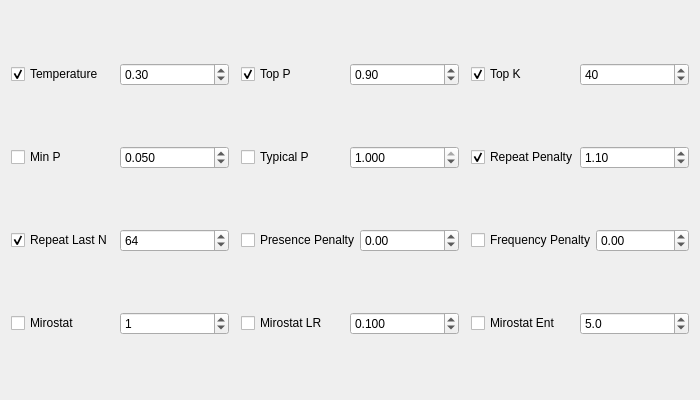
             <widget class="QWidget" name="sampling_scroll_content">
              <property name="geometry">
               <rect>
                <x>0</x>
                <y>0</y>
                <width>700</width>
                <height>400</height>
               </rect>
              </property>
              <layout class="QGridLayout" name="temp_group_layout">
               <property name="horizontalSpacing">
                <number>12</number>
               </property>
               <property name="verticalSpacing">
                <number>8</number>
               </property>
           <item row="0" column="0">
            <layout class="QHBoxLayout" name="temperature_layout">
             <item>
              <widget class="QCheckBox" name="enable_temperature_checkbox">
               <property name="toolTip">
                <string
                                                                                >Controls randomness. Lower values are more deterministic, higher values are more creative.
Typical range: 0.1-0.4</string>
               </property>
               <property name="text">
                <string>Temperature</string>
               </property>
               <property name="checked">
                <bool>true</bool>
               </property>
              </widget>
             </item>
             <item>
              <widget class="QDoubleSpinBox" name="temperature_spinbox">
               <property name="toolTip">
                <string>Temperature value for token selection randomness.
Lower = more focused, Higher = more creative</string>
               </property>
               <property name="decimals">
                <number>2</number>
               </property>
               <property name="minimum">
                <double>0.000000000000000</double>
               </property>
               <property name="maximum">
                <double>5.000000000000000</double>
               </property>
               <property name="singleStep">
                <double>0.050000000000000</double>
               </property>
               <property name="value">
                <double>0.300000000000000</double>
               </property>
              </widget>
             </item>
            </layout>
           </item>
           <item row="0" column="1">
            <layout class="QHBoxLayout" name="top_p_layout">
             <item>
              <widget class="QCheckBox" name="enable_top_p_checkbox">
               <property name="toolTip">
                <string
                                                                                >Nucleus sampling: considers tokens with cumulative probability P.
Typical range: 0.8-0.95</string>
               </property>
               <property name="text">
                <string>Top P</string>
               </property>
               <property name="checked">
                <bool>true</bool>
               </property>
              </widget>
             </item>
             <item>
              <widget class="QDoubleSpinBox" name="top_p_spinbox">
               <property name="toolTip">
                <string>Top P cutoff for nucleus sampling.
0.9 = consider top 90% cumulative probability</string>
               </property>
               <property name="decimals">
                <number>2</number>
               </property>
               <property name="minimum">
                <double>0.000000000000000</double>
               </property>
               <property name="maximum">
                <double>1.000000000000000</double>
               </property>
               <property name="singleStep">
                <double>0.050000000000000</double>
               </property>
               <property name="value">
                <double>0.900000000000000</double>
               </property>
              </widget>
             </item>
            </layout>
           </item>
           <item row="0" column="2">
            <layout class="QHBoxLayout" name="top_k_layout">
             <item>
              <widget class="QCheckBox" name="enable_top_k_checkbox">
               <property name="toolTip">
                <string>Restricts sampling to the K most likely tokens.
Typical range: 20-50</string>
               </property>
               <property name="text">
                <string>Top K</string>
               </property>
               <property name="checked">
                <bool>true</bool>
               </property>
              </widget>
             </item>
             <item>
              <widget class="QSpinBox" name="top_k_spinbox">
               <property name="toolTip">
                <string
                                                                                >Number of highest probability tokens to consider for sampling.</string>
               </property>
               <property name="minimum">
                <number>1</number>
               </property>
               <property name="maximum">
                <number>500</number>
               </property>
               <property name="singleStep">
                <number>5</number>
               </property>
               <property name="value">
                <number>40</number>
               </property>
              </widget>
             </item>
            </layout>
           </item>
           <item row="1" column="0">
            <layout class="QHBoxLayout" name="min_p_layout">
             <item>
              <widget class="QCheckBox" name="enable_min_p_checkbox">
               <property name="toolTip">
                <string
                                                                                >Minimum probability relative to the highest token probability.
Typical range: 0.05-0.1</string>
               </property>
               <property name="text">
                <string>Min P</string>
               </property>
              </widget>
             </item>
             <item>
              <widget class="QDoubleSpinBox" name="min_p_spinbox">
               <property name="toolTip">
                <string
                                                                                >Minimum probability cutoff relative to the most likely token.</string>
               </property>
               <property name="decimals">
                <number>3</number>
               </property>
               <property name="minimum">
                <double>0.000000000000000</double>
               </property>
               <property name="maximum">
                <double>1.000000000000000</double>
               </property>
               <property name="singleStep">
                <double>0.010000000000000</double>
               </property>
               <property name="value">
                <double>0.050000000000000</double>
               </property>
              </widget>
             </item>
            </layout>
           </item>
           <item row="1" column="1">
            <layout class="QHBoxLayout" name="typical_p_layout">
             <item>
              <widget class="QCheckBox" name="enable_typical_p_checkbox">
               <property name="toolTip">
                <string
                                                                                >Selects tokens near the &quot;typical&quot; probability distribution.
Typical range: 0.9-1.0</string>
               </property>
               <property name="text">
                <string>Typical P</string>
               </property>
              </widget>
             </item>
             <item>
              <widget class="QDoubleSpinBox" name="typical_p_spinbox">
               <property name="toolTip">
                <string
                                                                                >Typical sampling parameter for balanced randomness.</string>
               </property>
               <property name="decimals">
                <number>3</number>
               </property>
               <property name="minimum">
                <double>0.000000000000000</double>
               </property>
               <property name="maximum">
                <double>1.000000000000000</double>
               </property>
               <property name="singleStep">
                <double>0.010000000000000</double>
               </property>
               <property name="value">
                <double>1.000000000000000</double>
               </property>
              </widget>
             </item>
            </layout>
           </item>
           <item row="1" column="2">
            <layout class="QHBoxLayout" name="repeat_penalty_layout">
             <item>
              <widget class="QCheckBox" name="enable_repeat_penalty_checkbox">
               <property name="toolTip">
                <string>Penalizes repeated tokens to reduce repetition.
Typical range: 1.05-1.15</string>
               </property>
               <property name="text">
                <string>Repeat Penalty</string>
               </property>
               <property name="checked">
                <bool>true</bool>
               </property>
              </widget>
             </item>
             <item>
              <widget class="QDoubleSpinBox" name="repeat_penalty_spinbox">
               <property name="toolTip">
                <string
                                                                                >Penalty for repeated tokens. Higher = stronger penalty.</string>
               </property>
               <property name="decimals">
                <number>2</number>
               </property>
               <property name="minimum">
                <double>0.500000000000000</double>
               </property>
               <property name="maximum">
                <double>2.000000000000000</double>
               </property>
               <property name="singleStep">
                <double>0.050000000000000</double>
               </property>
               <property name="value">
                <double>1.100000000000000</double>
               </property>
              </widget>
             </item>
            </layout>
           </item>
           <item row="2" column="0">
            <layout class="QHBoxLayout" name="repeat_last_n_layout">
             <item>
              <widget class="QCheckBox" name="enable_repeat_last_n_checkbox">
               <property name="toolTip">
                <string>Number of previous tokens to check for repetition.
Typical range: 64-256</string>
               </property>
               <property name="text">
                <string>Repeat Last N</string>
               </property>
               <property name="checked">
                <bool>true</bool>
               </property>
              </widget>
             </item>
             <item>
              <widget class="QSpinBox" name="repeat_last_n_spinbox">
               <property name="toolTip">
                <string
                                                                                >How many recent tokens to consider when penalizing repetition. 0 = use model default.</string>
               </property>
               <property name="minimum">
                <number>0</number>
               </property>
               <property name="maximum">
                <number>512</number>
               </property>
               <property name="singleStep">
                <number>32</number>
               </property>
               <property name="value">
                <number>64</number>
               </property>
              </widget>
             </item>
            </layout>
           </item>
           <item row="2" column="1">
            <layout class="QHBoxLayout" name="presence_penalty_layout">
             <item>
              <widget class="QCheckBox" name="enable_presence_penalty_checkbox">
               <property name="toolTip">
                <string>Penalizes tokens that have already appeared in the text.
Typical range: 0-0.5</string>
               </property>
               <property name="text">
                <string>Presence Penalty</string>
               </property>
              </widget>
             </item>
             <item>
              <widget class="QDoubleSpinBox" name="presence_penalty_spinbox">
               <property name="toolTip">
                <string
                                                                                >Positive values penalize new tokens based on whether they appear in the text so far.</string>
               </property>
               <property name="decimals">
                <number>2</number>
               </property>
               <property name="minimum">
                <double>-2.000000000000000</double>
               </property>
               <property name="maximum">
                <double>2.000000000000000</double>
               </property>
               <property name="singleStep">
                <double>0.100000000000000</double>
               </property>
               <property name="value">
                <double>0.000000000000000</double>
               </property>
              </widget>
             </item>
            </layout>
           </item>
           <item row="2" column="2">
            <layout class="QHBoxLayout" name="frequency_penalty_layout">
             <item>
              <widget
                                                                            class="QCheckBox"
                                                                            name="enable_frequency_penalty_checkbox"
                                                                        >
               <property name="toolTip">
                <string>Penalizes tokens based on their frequency in the text.
Typical range: 0-0.5</string>
               </property>
               <property name="text">
                <string>Frequency Penalty</string>
               </property>
              </widget>
             </item>
             <item>
              <widget class="QDoubleSpinBox" name="frequency_penalty_spinbox">
               <property name="toolTip">
                <string
                                                                                >Positive values penalize new tokens based on their existing frequency in the text so far.</string>
               </property>
               <property name="decimals">
                <number>2</number>
               </property>
               <property name="minimum">
                <double>-2.000000000000000</double>
               </property>
               <property name="maximum">
                <double>2.000000000000000</double>
               </property>
               <property name="singleStep">
                <double>0.100000000000000</double>
               </property>
               <property name="value">
                <double>0.000000000000000</double>
               </property>
              </widget>
             </item>
            </layout>
           </item>
           <item row="3" column="0">
            <layout class="QHBoxLayout" name="mirostat_layout">
             <item>
              <widget class="QCheckBox" name="enable_mirostat_checkbox">
               <property name="toolTip">
                <string>Enable adaptive sampling algorithm.
0 = off, 1 = Mirostat 1.0, 2 = Mirostat 2.0</string>
               </property>
               <property name="text">
                <string>Mirostat</string>
               </property>
              </widget>
             </item>
             <item>
              <widget class="QSpinBox" name="mirostat_spinbox">
               <property name="toolTip">
                <string
                                                                                >Mirostat mode: 0=off, 1=Mirostat 1.0, 2=Mirostat 2.0</string>
               </property>
               <property name="minimum">
                <number>0</number>
               </property>
               <property name="maximum">
                <number>2</number>
               </property>
               <property name="singleStep">
                <number>1</number>
               </property>
               <property name="value">
                <number>1</number>
               </property>
              </widget>
             </item>
            </layout>
           </item>
           <item row="3" column="1">
            <layout class="QHBoxLayout" name="mirostat_lr_layout">
             <item>
              <widget class="QCheckBox" name="enable_mirostat_lr_checkbox">
               <property name="toolTip">
                <string>Mirostat learning rate (eta).
Typical value: 0.1</string>
               </property>
               <property name="text">
                <string>Mirostat LR</string>
               </property>
              </widget>
             </item>
             <item>
              <widget class="QDoubleSpinBox" name="mirostat_lr_spinbox">
               <property name="toolTip">
                <string>Learning rate for Mirostat adaptive sampling.</string>
               </property>
               <property name="decimals">
                <number>3</number>
               </property>
               <property name="minimum">
                <double>0.001000000000000</double>
               </property>
               <property name="maximum">
                <double>1.000000000000000</double>
               </property>
               <property name="singleStep">
                <double>0.010000000000000</double>
               </property>
               <property name="value">
                <double>0.100000000000000</double>
               </property>
              </widget>
             </item>
            </layout>
           </item>
           <item row="3" column="2">
            <layout class="QHBoxLayout" name="mirostat_ent_layout">
             <item>
              <widget class="QCheckBox" name="enable_mirostat_ent_checkbox">
               <property name="toolTip">
                <string>Target entropy for Mirostat.
Typical range: 5-7</string>
               </property>
               <property name="text">
                <string>Mirostat Ent</string>
               </property>
              </widget>
             </item>
             <item>
              <widget class="QDoubleSpinBox" name="mirostat_ent_spinbox">
               <property name="toolTip">
                <string>Target entropy for Mirostat adaptive sampling.</string>
               </property>
               <property name="decimals">
                <number>1</number>
               </property>
               <property name="minimum">
                <double>1.000000000000000</double>
               </property>
               <property name="maximum">
                <double>10.000000000000000</double>
               </property>
               <property name="singleStep">
                <double>0.500000000000000</double>
               </property>
               <property name="value">
                <double>5.000000000000000</double>
               </property>
              </widget>
             </item>
            </layout>
           </item>
              </layout>
             </widget>
